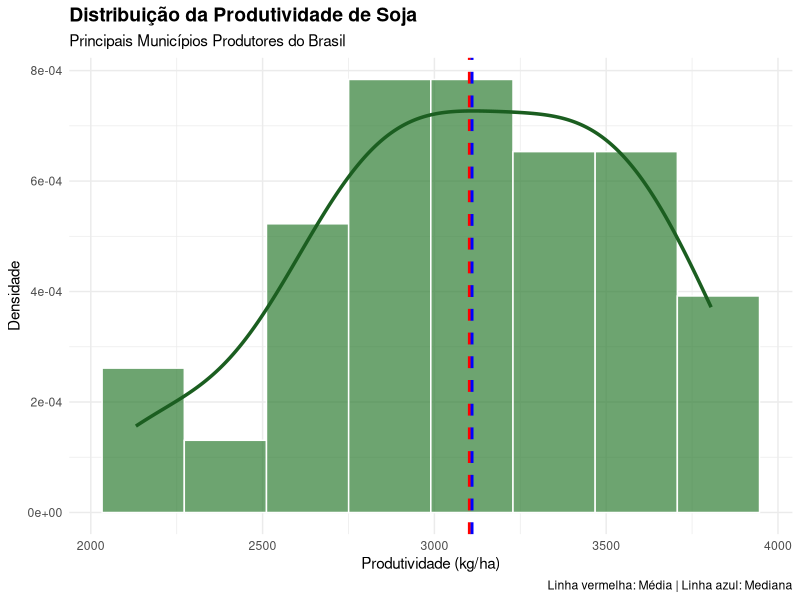
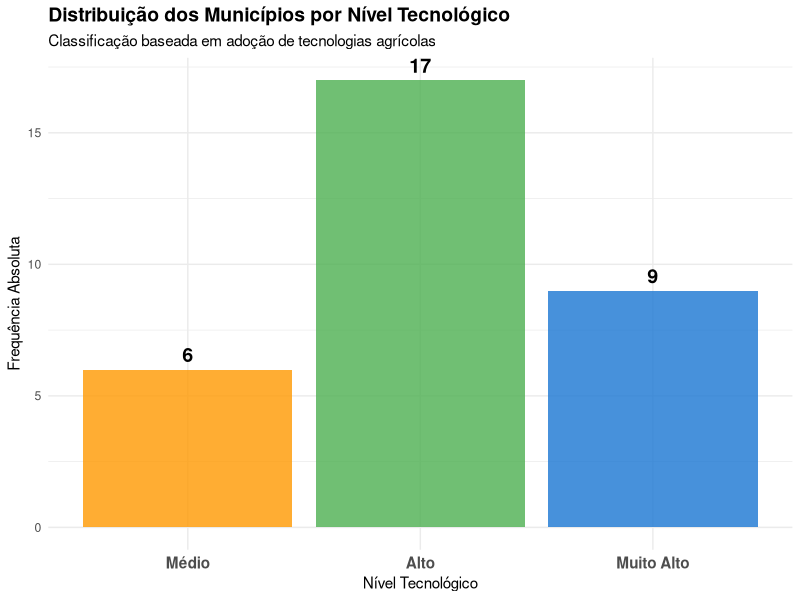
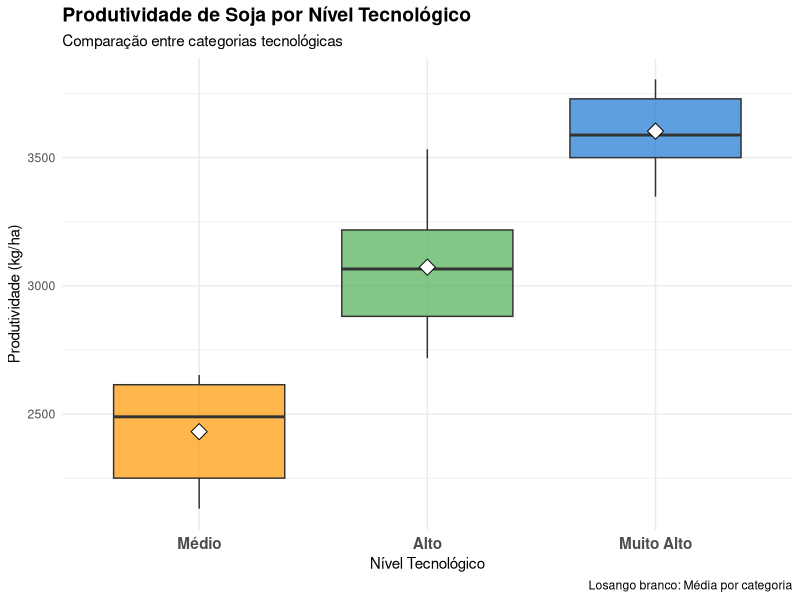

Reproduce these figures in R, in order.
# ViniciusLisboaPorto_RM561406_fase2_cap7
#ViniciusdeSantanaGama_RM566672_fase2_cap7
#PedroCarvalhoRochaLima_RM567330_fase2_cap7
#MarlonPaulinoMarinho_RM566793_fase2_cap7
#DaniloMarquesDantas_RM567583_fase2_cap7

# ============================================================================
# ANÁLISE EXPLORATÓRIA - PRODUTIVIDADE DE SOJA NO BRASIL
# Trabalho: Estatística Descritiva Aplicada ao Agronegócio
# ============================================================================

# Carregar bibliotecas necessárias
library(readxl)
library(ggplot2)
library(dplyr)

# ============================================================================
# 1. IMPORTAÇÃO E PREPARAÇÃO DOS DADOS
# ============================================================================

# Ler arquivo Excel
dados <- read_excel("base_agronegocio_soja_2024.xlsx")

# CONVERTER de data para número e AJUSTAR
dados$Produtividade_kg_ha <- as.numeric(dados$Produtividade_kg_ha) / 14516966.4
dados$Num_Produtores <- as.numeric(dados$Num_Produtores)

# Converter Nivel_Tecnologico para fator ordenado
dados$Nivel_Tecnologico <- factor(dados$Nivel_Tecnologico,
                                  levels = c("Médio", "Alto", "Muito Alto"),
                                  ordered = TRUE)

# Verificar estrutura
cat("\n==========================================\n")
cat("ESTRUTURA DOS DADOS\n")
cat("==========================================\n\n")
str(dados)

cat("\n==========================================\n")
cat("PRIMEIRAS LINHAS\n")
cat("==========================================\n\n")
print(head(dados))

# ============================================================================
# 2. ANÁLISE EXPLORATÓRIA - PRODUTIVIDADE (Variável Quantitativa Contínua)
# ============================================================================

cat("\n==========================================\n")
cat("ANÁLISE DA PRODUTIVIDADE DE SOJA (kg/ha)\n")
cat("==========================================\n\n")

# ---------------------------------------------------------------------------
# 2.1 MEDIDAS DE TENDÊNCIA CENTRAL
# ---------------------------------------------------------------------------

media_prod <- mean(dados$Produtividade_kg_ha)
mediana_prod <- median(dados$Produtividade_kg_ha)

cat("MEDIDAS DE TENDÊNCIA CENTRAL:\n")
cat(sprintf("Média: %.2f kg/ha\n", media_prod))
cat(sprintf("Mediana: %.2f kg/ha\n\n", mediana_prod))

# ---------------------------------------------------------------------------
# 2.2 MEDIDAS DE DISPERSÃO
# ---------------------------------------------------------------------------

variancia_prod <- var(dados$Produtividade_kg_ha)
desvio_padrao_prod <- sd(dados$Produtividade_kg_ha)
coef_variacao_prod <- (desvio_padrao_prod / media_prod) * 100
amplitude_prod <- max(dados$Produtividade_kg_ha) - min(dados$Produtividade_kg_ha)

cat("MEDIDAS DE DISPERSÃO:\n")
cat(sprintf("Variância: %.2f\n", variancia_prod))
cat(sprintf("Desvio Padrão: %.2f kg/ha\n", desvio_padrao_prod))
cat(sprintf("Coeficiente de Variação: %.2f%%\n", coef_variacao_prod))
cat(sprintf("Amplitude Total: %.2f kg/ha\n", amplitude_prod))
cat(sprintf("Valor Mínimo: %.2f kg/ha\n", min(dados$Produtividade_kg_ha)))
cat(sprintf("Valor Máximo: %.2f kg/ha\n\n", max(dados$Produtividade_kg_ha)))

# ---------------------------------------------------------------------------
# 2.3 MEDIDAS SEPARATRIZES
# ---------------------------------------------------------------------------

quartis_prod <- quantile(dados$Produtividade_kg_ha, probs = c(0.25, 0.5, 0.75))
decis_prod <- quantile(dados$Produtividade_kg_ha, probs = seq(0.1, 0.9, 0.1))

cat("MEDIDAS SEPARATRIZES:\n")
cat("\nQuartis:\n")
print(quartis_prod)

cat("\nDecis:\n")
print(decis_prod)

AIQ <- IQR(dados$Produtividade_kg_ha)
cat(sprintf("\nAmplitude Interquartílica (AIQ): %.2f kg/ha\n\n", AIQ))

# ---------------------------------------------------------------------------
# 2.4 ANÁLISE GRÁFICA - PRODUTIVIDADE
# ---------------------------------------------------------------------------

# Histograma com densidade
hist_prod <- ggplot(dados, aes(x = Produtividade_kg_ha)) +
  geom_histogram(aes(y = after_stat(density)), 
                 bins = 8, 
                 fill = "#2E7D32", 
                 color = "white", 
                 alpha = 0.7) +
  geom_density(color = "#1B5E20", linewidth = 1.2) +
  geom_vline(xintercept = media_prod, color = "red", linetype = "dashed", linewidth = 1) +
  geom_vline(xintercept = mediana_prod, color = "blue", linetype = "dashed", linewidth = 1) +
  labs(title = "Distribuição da Produtividade de Soja",
       subtitle = "Principais Municípios Produtores do Brasil",
       x = "Produtividade (kg/ha)",
       y = "Densidade",
       caption = "Linha vermelha: Média | Linha azul: Mediana") +
  theme_minimal() +
  theme(plot.title = element_text(face = "bold", size = 14))

print(hist_prod)

# Boxplot
boxplot_prod <- ggplot(dados, aes(x = "", y = Produtividade_kg_ha)) +
  geom_boxplot(fill = "#4CAF50", 
               color = "#1B5E20", 
               alpha = 0.7,
               outlier.color = "red",
               outlier.size = 3) +
  stat_summary(fun = mean, geom = "point", shape = 23, size = 4, fill = "red") +
  labs(title = "Boxplot da Produtividade de Soja",
       subtitle = "Análise de Dispersão e Identificação de Outliers",
       x = "",
       y = "Produtividade (kg/ha)",
       caption = "Losango vermelho: Média") +
  theme_minimal() +
  theme(plot.title = element_text(face = "bold", size = 14))

# ============================================================================
# 3. ANÁLISE GRÁFICA - NÍVEL TECNOLÓGICO (Variável Qualitativa Ordinal)
# ============================================================================

cat("\n==========================================\n")
cat("ANÁLISE DO NÍVEL TECNOLÓGICO\n")
cat("==========================================\n\n")

# Tabela de frequências
freq_tec <- table(dados$Nivel_Tecnologico)
freq_rel <- prop.table(freq_tec) * 100

cat("DISTRIBUIÇÃO DE FREQUÊNCIAS:\n")
print(freq_tec)
cat("\nFREQUÊNCIAS RELATIVAS (%):\n")
print(round(freq_rel, 2))

# Gráfico de barras
barplot_tec <- ggplot(dados, aes(x = Nivel_Tecnologico, fill = Nivel_Tecnologico)) +
  geom_bar(alpha = 0.8) +
  geom_text(stat = 'count', aes(label = after_stat(count)), 
            vjust = -0.5, size = 5, fontface = "bold") +
  scale_fill_manual(values = c("Médio" = "#FF9800",
                               "Alto" = "#4CAF50",
                               "Muito Alto" = "#1976D2")) +
  labs(title = "Distribuição dos Municípios por Nível Tecnológico",
       subtitle = "Classificação baseada em adoção de tecnologias agrícolas",
       x = "Nível Tecnológico",
       y = "Frequência Absoluta",
       fill = "Nível") +
  theme_minimal() +
  theme(plot.title = element_text(face = "bold", size = 14),
        legend.position = "none",
        axis.text.x = element_text(face = "bold", size = 11))

print(barplot_tec)

# Boxplot comparativo
boxplot_comp <- ggplot(dados, aes(x = Nivel_Tecnologico, 
                                  y = Produtividade_kg_ha,
                                  fill = Nivel_Tecnologico)) +
  geom_boxplot(alpha = 0.7) +
  stat_summary(fun = mean, geom = "point", shape = 23, size = 4, 
               fill = "white", color = "black") +
  scale_fill_manual(values = c("Médio" = "#FF9800",
                               "Alto" = "#4CAF50",
                               "Muito Alto" = "#1976D2")) +
  labs(title = "Produtividade de Soja por Nível Tecnológico",
       subtitle = "Comparação entre categorias tecnológicas",
       x = "Nível Tecnológico",
       y = "Produtividade (kg/ha)",
       caption = "Losango branco: Média por categoria") +
  theme_minimal() +
  theme(plot.title = element_text(face = "bold", size = 14),
        legend.position = "none",
        axis.text.x = element_text(face = "bold", size = 11))

print(boxplot_comp)

# ============================================================================
# 4. ANÁLISE CRUZADA
# ============================================================================

cat("\n==========================================\n")
cat("ESTATÍSTICAS POR NÍVEL TECNOLÓGICO\n")
cat("==========================================\n\n")

analise_cruzada <- dados %>%
  group_by(Nivel_Tecnologico) %>%
  summarise(
    N_Municipios = n(),
    Media_Produtividade = mean(Produtividade_kg_ha),
    Mediana_Produtividade = median(Produtividade_kg_ha),
    DP_Produtividade = sd(Produtividade_kg_ha),
    Min_Produtividade = min(Produtividade_kg_ha),
    Max_Produtividade = max(Produtividade_kg_ha)
  ) %>%
  arrange(desc(Media_Produtividade))

print(analise_cruzada)

# ============================================================================
# FIM DA ANÁLISE
# ============================================================================

cat("\n==========================================\n")
cat("ANÁLISE CONCLUÍDA COM SUCESSO!\n")
cat("==========================================\n\n")
cat("FIAP - Análise de Dados do Agronegócio\n")